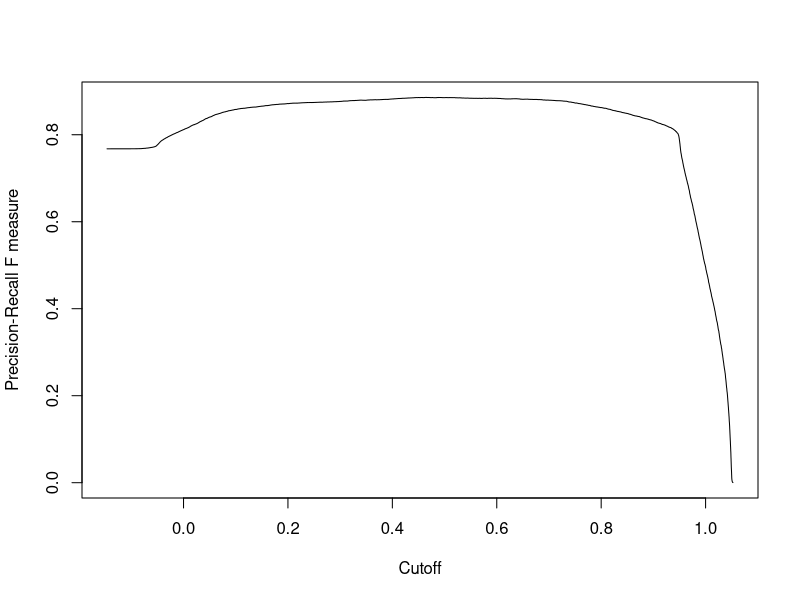

Write the R code that produced this figure. (Note: this script raises an error after producing the figure.)
setwd("E:/Megha/BE project")
dt <- read.csv("sea.txt")
library('caret')
library('e1071')
index <- createDataPartition(dt$X6.677259, p=0.75, list=FALSE)
trainSet <- dt[ index,]
testSet <- dt[-index,]
x_train <- trainSet[,c(1,2,3)] 
y_train <- trainSet[,4]
x_test <- testSet[,c(1,2,3)]
y_test <- testSet[,4]
x <- cbind(x_train,y_train)
# Train the model using the training sets and check score
fit <- svm(y_train ~ ., data = x)
summary(fit)
#Predict Output
predicted= predict(fit,x_test) 
library(ROCR)
pred <- prediction(predicted,y_test)
f.perf <- performance(pred,"f")
plot(f.perf)
confusionMatrix(data=as.numeric(predicted>0.5),reference = y_test, positive="1")
